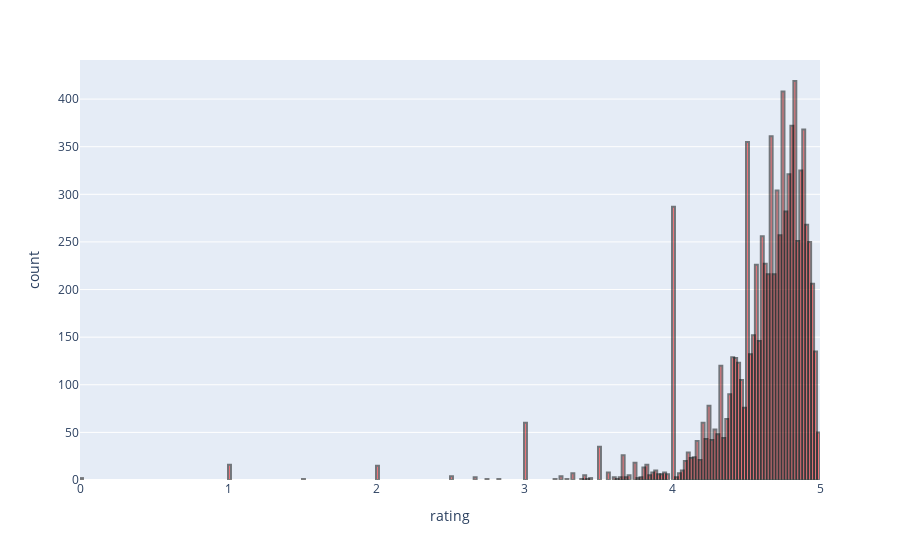

Here is the notebook cell this chart was saved with:
### Code cell
fig = px.histogram(df, x = 'rating')
fig.update_traces(marker_color = 'red', marker_line_width=2, marker_line_color='black', marker_opacity =0.5)
fig.show()

### Figure 1 — Plotly figure (JSON) as saved in the notebook; plotly's stock layout.template omitted (floating-point values rounded to 4 significant figures; data arrays with more than 128 entries replaced by an {"elided": "..."} marker saying what was removed)
{"data": [{"alignmentgroup": "True", "bingroup": "x", "hovertemplate": "rating=%{x}<br>count=%{y}<extra></extra>", "legendgroup": "", "marker": {"color": "red", "line": {"color": "black", "width": 2}, "opacity": 0.5, "pattern": {"shape": ""}}, "name": "", "offsetgroup": "", "orientation": "v", "showlegend": false, "type": "histogram", "x": {"elided": "9996 float values"}, "xaxis": "x", "yaxis": "y"}], "layout": {"barmode": "relative", "legend": {"tracegroupgap": 0}, "margin": {"t": 60}, "xaxis": {"anchor": "y", "domain": [0, 1], "title": {"text": "rating"}}, "yaxis": {"anchor": "x", "domain": [0, 1], "title": {"text": "count"}}}}
